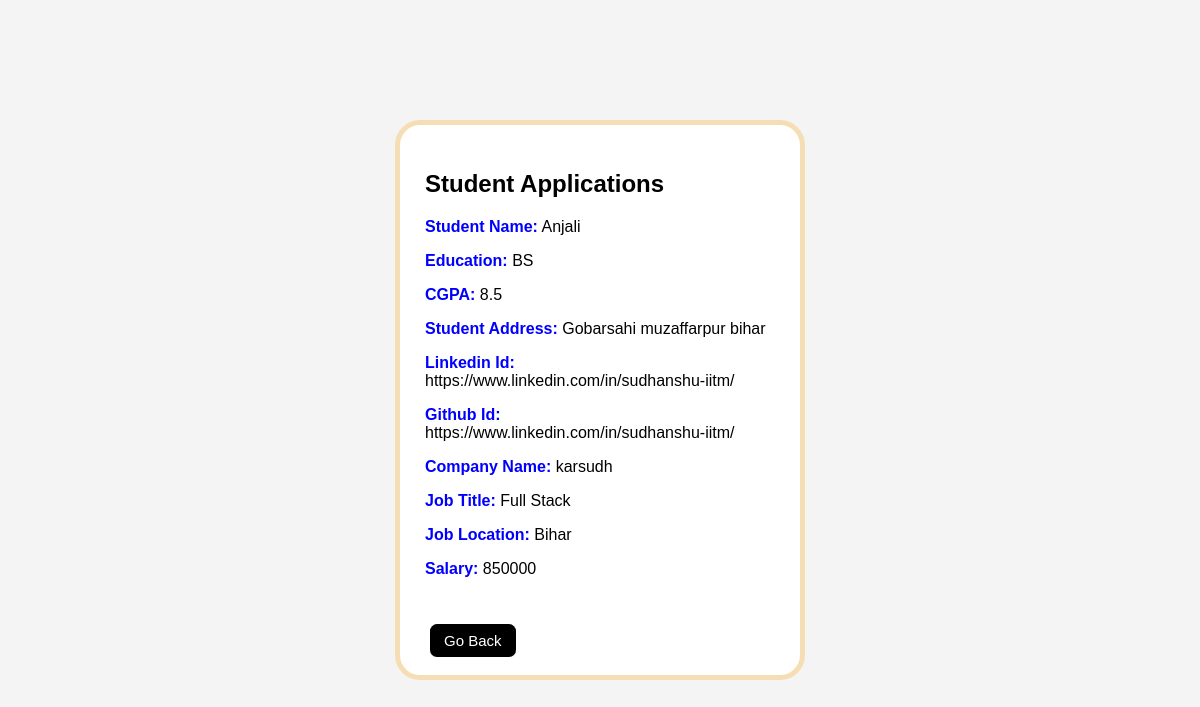
Page /view_std_app/2/1 on the earlier database version.
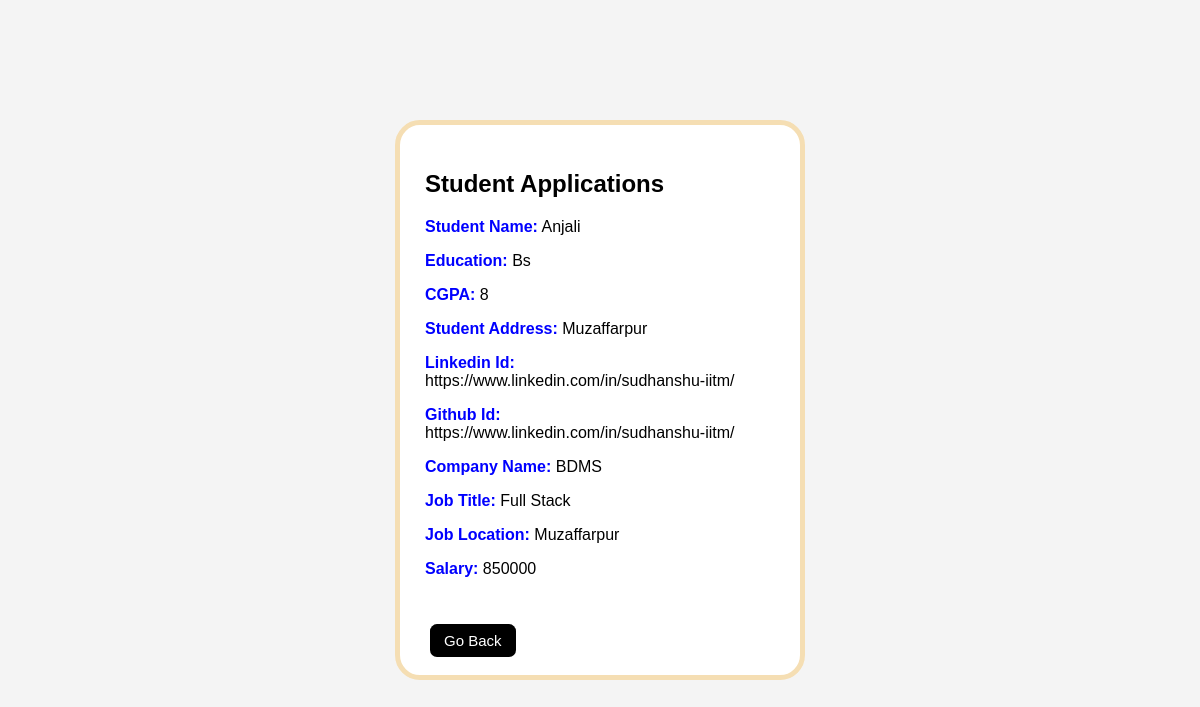
Same page on the later database version.
### application/models.py (models this page shows)
class User(db.Model):
    __tablename__ = "user"
    id = db.Column(db.Integer, primary_key=True)
    full_name = db.Column(db.String(30), nullable=False)
    email = db.Column(db.String(50), unique=True, nullable=False)
    password = db.Column(db.String(50), nullable=False)
    education = db.Column(db.String(50))
    cgpa = db.Column(db.String(50))
    address = db.Column(db.String(50))
    linkdin = db.Column(db.String(100))
    github = db.Column(db.String(100))
    hobby = db.Column(db.String(100))
    type = db.Column(db.String(20), default="student", nullable=False)
    status = db.Column(db.String(20), default="active", nullable=False)
    applications = db.relationship("Application",backref="user",cascade="all, delete")

class Company(db.Model):
    __tablename__ = "company"
    id = db.Column(db.Integer, primary_key=True)
    name = db.Column(db.String(50), nullable=False)
    email = db.Column(db.String(50), unique=True, nullable=False)
    password = db.Column(db.String(50), nullable=False)
    company_no = db.Column(db.Integer,nullable=False)
    website = db.Column(db.String(100),nullable=False)
    approval_status = db.Column(db.String(20), default="pending", nullable=False)
    status = db.Column(db.String(20), default="active", nullable=False)
    jobs = db.relationship("Jobs", backref="company",cascade="all, delete")

class Jobs(db.Model):
    __tablename__ = "jobs"
    id = db.Column(db.Integer, primary_key=True)
    company_id = db.Column(db.Integer, db.ForeignKey("company.id"), nullable=False)
    job_title = db.Column(db.String(50), nullable=False)
    job_description = db.Column(db.String(200) ,nullable=False)
    eligibility = db.Column(db.String(100) ,nullable=False)
    salary = db.Column(db.Integer ,nullable=False)
    location = db.Column(db.String(100),nullable=False)
    job_deadline = db.Column(db.Date)
    job_status = db.Column(db.String(20), default="pending", nullable=False)
    applications = db.relationship("Application", backref="jobs",cascade="all, delete")

### application/controllers.py (the view)
@app.route("/view_std_app/<int:std_id>/<int:job_id>",methods=["GET","POST"])
def view_std_app(std_id,job_id):
    this_std=User.query.filter_by(id=std_id).first()
    this_job=Jobs.query.filter_by(id=job_id).first()
    return render_template("sdt_appli_admin.html",this_std=this_std,this_job=this_job)

### templates/sdt_appli_admin.html (shortened to what this page needs)
<!DOCTYPE html>
<html lang="en">
<head>
    <link rel="stylesheet" href="/static/Job_details.css">
</head>
<body>
<div class="job-card">
    <div class="job-left">
        <h2> Student Applications </h2>
        <p><strong class="label">Student Name:</strong> {{ this_std.full_name }}</p>
        <p><strong class="label">Education:</strong> {{ this_std.education }}</p>
        <p><strong class="label">CGPA:</strong> {{ this_std.cgpa }}</p>
        <p><strong class="label">Student Address:</strong> {{ this_std.address }}</p>
        <p><strong class="label">Linkedin Id:</strong> {{ this_std.linkdin }}</p>
        <p><strong class="label">Github Id:</strong> {{ this_std.github }}</p>
        <p><strong class="label">Company Name:</strong> {{ this_job.company.name }}</p>
        <p><strong class="label">Job Title:</strong> {{ this_job.job_title }}</p>
        <p><strong class="label">Job Location:</strong> {{ this_job.location }}</p>
        <p><strong class="label">Salary:</strong> {{ this_job.salary }}</p> <br>
        <div class="actions">
            <a href="/admin_dash" class="btn btn-black">Go Back</a>
        </div>
    </div>
</div>
</body>
</html>

Differences in the rows shown:
no longer on this page (row unchanged): Company: company.name "karsudh"
changed User "Anjali": education "BS" → "Bs"; cgpa "8.5" → "8"; address "Gobarsahi muzaffarpur bihar" → "Muzaffarpur"
now on this page (row edited): Company: company.name "BDMS"
changed Jobs "Full Stack": location "Bihar" → "Muzaffarpur"
